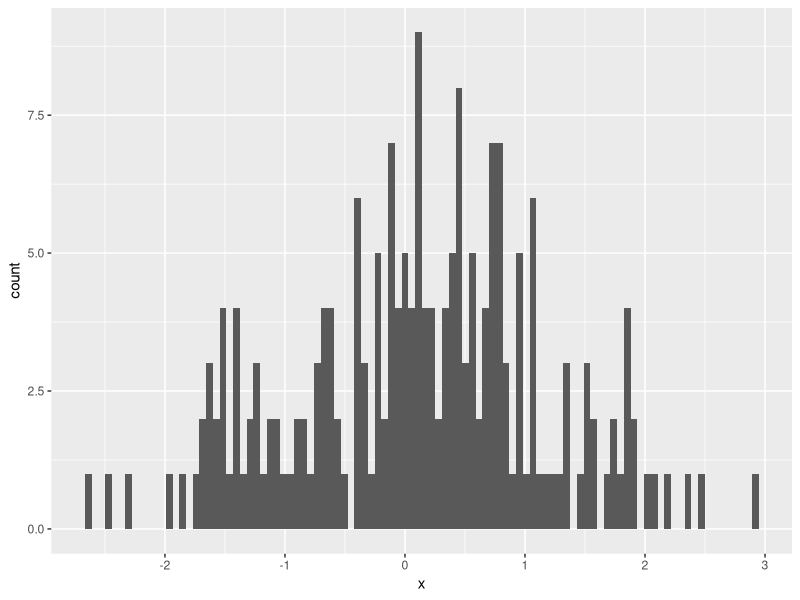
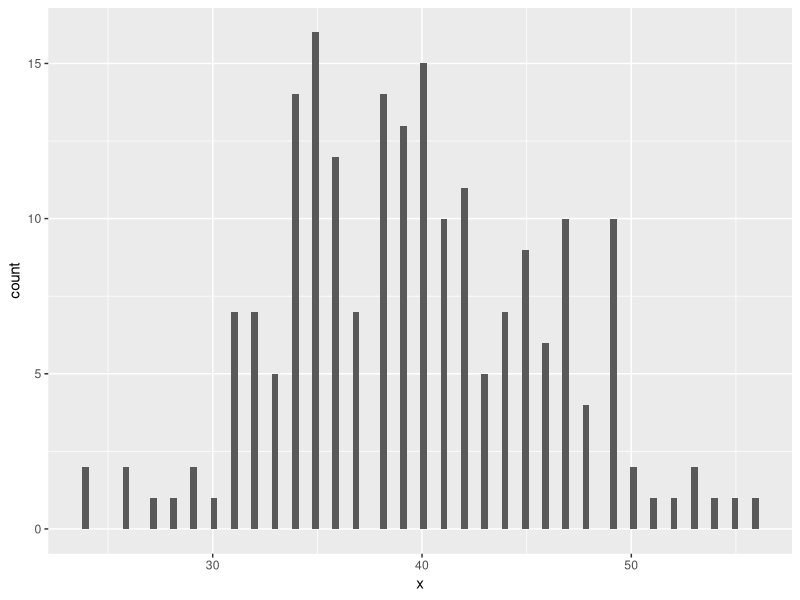
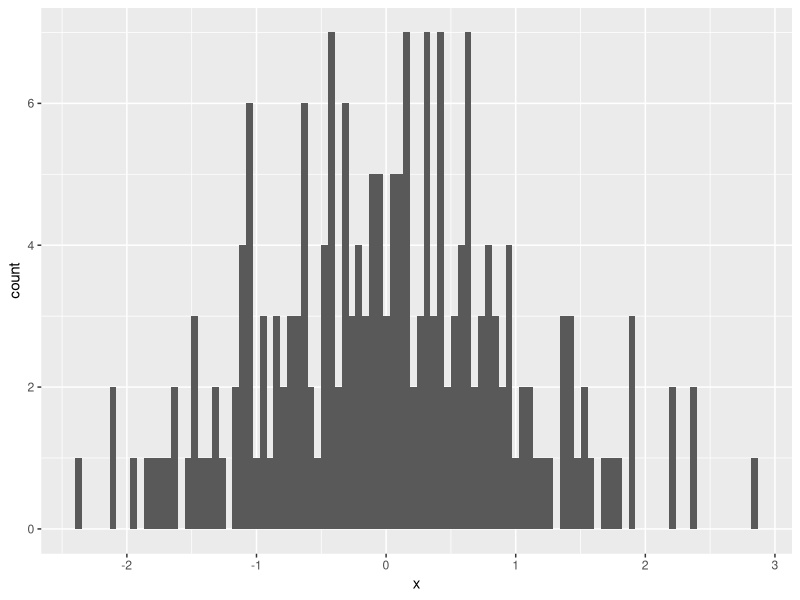
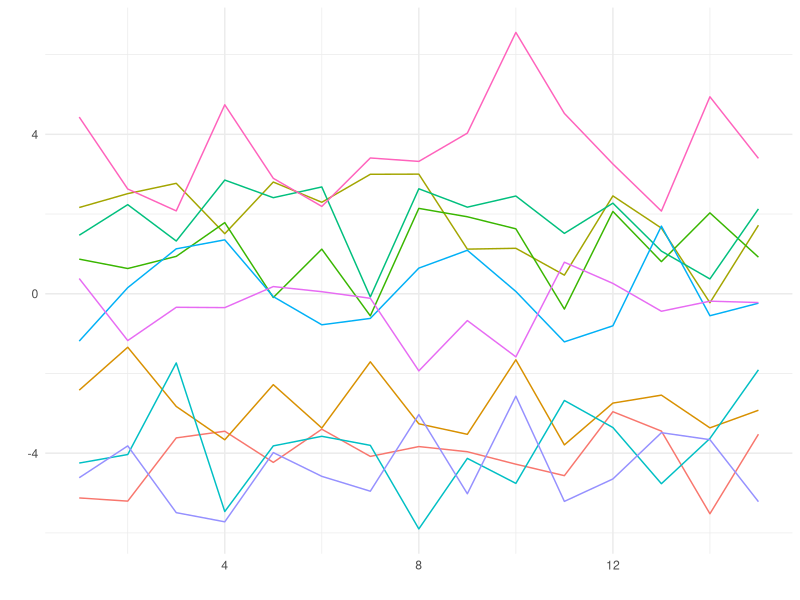

R code for these plots, in order:
## ---- chunk 1
knitr::knit_hooks$set(class = function(before, options, envir) {
  if(before){
    sprintf("<div class = '%s'>", options$class)
  }else{
    "</div>"
  }
})


knitr::knit_hooks$set(document = function(x){
  
  print('running document hook')
  print(x)
  x
})

## ---- chunk 2
library(magrittr)
library(ggplot2)
tibble::tibble( x = rnorm(200) ) %>% 
  ggplot(aes(x = x)) + 
  geom_histogram(bins = 100)
## ---- chunk 3
y <- 5
x <- 3
x + y
## ---- chunk 4
tibble::tibble( x = rpois(200, 40) ) %>% 
  ggplot(aes(x = x)) + 
  geom_histogram(bins = 100)
## ---- chunk 5
tibble::tibble( x = rnorm(200) ) %>% 
  ggplot(aes(x = x)) + 
  geom_histogram(bins = 100)
## ---- chunk 6
tibble::tibble(
  id = rep(1:10, each = 15) %>% as.character(),
  starting_point = rep(runif(10, min = -4, max = 4), each = 15),
  time = rep(1:15, times = 10),
  value = rnorm(15*10) + starting_point
) %>% 
  ggplot(aes(x = time, y = value, color = id)) + 
  geom_line(size = 0.5) +
  theme_minimal() +
  labs(x = '', y = '') +
  guides(color = FALSE) +
  theme_minimal()
